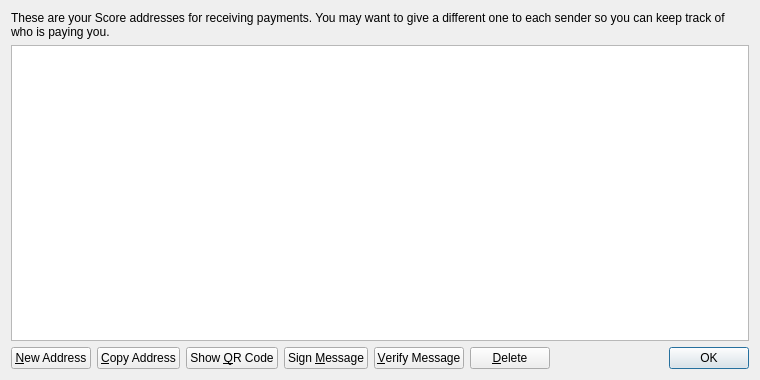
<?xml version="1.0" encoding="UTF-8"?>
<ui version="4.0">
 <class>AddressBookPage</class>
 <widget class="QWidget" name="AddressBookPage">
  <property name="geometry">
   <rect>
    <x>0</x>
    <y>0</y>
    <width>760</width>
    <height>380</height>
   </rect>
  </property>
  <property name="windowTitle">
   <string>Address Book</string>
  </property>
  <layout class="QVBoxLayout" name="verticalLayout">
   <item>
    <widget class="QLabel" name="labelExplanation">
     <property name="text">
      <string>These are your Score addresses for receiving payments. You may want to give a different one to each sender so you can keep track of who is paying you.</string>
     </property>
     <property name="textFormat">
      <enum>Qt::PlainText</enum>
     </property>
     <property name="wordWrap">
      <bool>true</bool>
     </property>
    </widget>
   </item>
   <item>
    <widget class="QTableView" name="tableView">
     <property name="contextMenuPolicy">
      <enum>Qt::CustomContextMenu</enum>
     </property>
     <property name="toolTip">
      <string>Double-click to edit address or label</string>
     </property>
     <property name="tabKeyNavigation">
      <bool>false</bool>
     </property>
     <property name="selectionMode">
      <enum>QAbstractItemView::SingleSelection</enum>
     </property>
     <property name="selectionBehavior">
      <enum>QAbstractItemView::SelectRows</enum>
     </property>
     <property name="sortingEnabled">
      <bool>true</bool>
     </property>
     <attribute name="verticalHeaderVisible">
      <bool>false</bool>
     </attribute>
    </widget>
   </item>
   <item>
    <layout class="QHBoxLayout" name="horizontalLayout">
     <item>
      <widget class="QPushButton" name="newAddressButton">
       <property name="toolTip">
        <string>Create a new address</string>
       </property>
       <property name="text">
        <string>&amp;New Address</string>
       </property>
      </widget>
     </item>
     <item>
      <widget class="QPushButton" name="copyToClipboard">
       <property name="toolTip">
        <string>Copy the currently selected address to the system clipboard</string>
       </property>
       <property name="text">
        <string>&amp;Copy Address</string>
       </property>
      </widget>
     </item>
     <item>
      <widget class="QPushButton" name="showQRCode">
       <property name="text">
        <string>Show &amp;QR Code</string>
       </property>
      </widget>
     </item>
     <item>
      <widget class="QPushButton" name="signMessage">
       <property name="toolTip">
        <string>Sign a message to prove you own a Score address</string>
       </property>
       <property name="text">
        <string>Sign &amp;Message</string>
       </property>
      </widget>
     </item>
     <item>
      <widget class="QPushButton" name="verifyMessage">
       <property name="toolTip">
        <string>Verify a message to ensure it was signed with a specified Score address</string>
       </property>
       <property name="text">
        <string>&amp;Verify Message</string>
       </property>
      </widget>
     </item>
     <item>
      <widget class="QPushButton" name="deleteButton">
       <property name="toolTip">
        <string>Delete the currently selected address from the list</string>
       </property>
       <property name="text">
        <string>&amp;Delete</string>
       </property>
      </widget>
     </item>
     <item>
      <spacer name="horizontalSpacer">
       <property name="orientation">
        <enum>Qt::Horizontal</enum>
       </property>
       <property name="sizeHint" stdset="0">
        <size>
         <width>40</width>
         <height>20</height>
        </size>
       </property>
      </spacer>
     </item>
     <item>
      <widget class="QDialogButtonBox" name="buttonBox">
       <property name="sizePolicy">
        <sizepolicy hsizetype="Maximum" vsizetype="Fixed">
         <horstretch>0</horstretch>
         <verstretch>0</verstretch>
        </sizepolicy>
       </property>
       <property name="standardButtons">
        <set>QDialogButtonBox::Ok</set>
       </property>
      </widget>
     </item>
    </layout>
   </item>
  </layout>
 </widget>
 <resources>
  <include location="../bitcoin.qrc"/>
 </resources>
 <connections/>
</ui>
